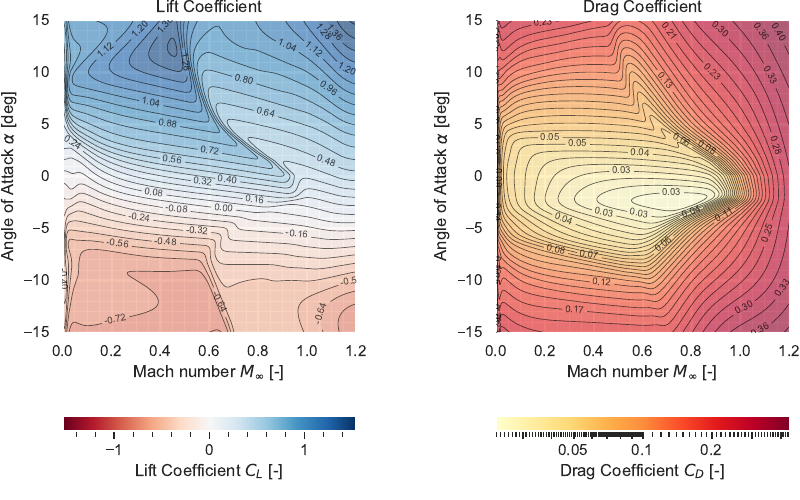

Recreate this plot in Python.
import aerosandbox as asb
import aerosandbox.numpy as np
from firefly import airplane
from aerosandbox.tools.code_benchmarking import time_function

atmo = asb.Atmosphere(altitude=10000)

Mach, Alpha = np.meshgrid(np.linspace(1e-3, 1.2, 300), np.linspace(-15, 15, 300))

op_point = asb.OperatingPoint(
    velocity=Mach.flatten() * atmo.speed_of_sound(),
    alpha=Alpha.flatten(),
)

ab = asb.AeroBuildup(
    airplane=airplane,
    op_point=op_point,
)

aero = ab.run()

import matplotlib.pyplot as plt
import aerosandbox.tools.pretty_plots as p

fig, ax = plt.subplots(1, 2, figsize=(8, 5))
ax_f = ax.flatten()

colorbar_kwargs = dict(
    orientation="horizontal",
    pad=0.18,
)

plt.sca(ax_f[0])
p.contour(
    Mach, Alpha, aero["CL"].reshape(Alpha.shape),
    colorbar_label="Lift Coefficient $C_L$ [-]",
    linelabels_format=lambda x: f"{x:.2f}",
    linelabels_fontsize=7,
    cmap="RdBu",
    alpha=0.6,
    colorbar_kwargs=colorbar_kwargs
)
plt.clim(*np.array([-1, 1]) * np.max(np.abs(aero["CL"])))
plt.title("Lift Coefficient")

plt.sca(ax_f[1])
p.contour(
    Mach, Alpha, aero["CD"].reshape(Alpha.shape),
    colorbar_label="Drag Coefficient $C_D$ [-]",
    linelabels_format=lambda x: f"{x:.2f}",
    linelabels_fontsize=7,
    z_log_scale=True,
    cmap="YlOrRd",
    alpha=0.6,
    colorbar_kwargs=colorbar_kwargs
)
plt.title("Drag Coefficient")

# plt.sca(ax_f[2])
# downsample = 10
# l_w, m_w, n_w = op_point.convert_axes(
#     aero["l_b"], aero["m_b"], aero["n_b"],
#     from_axes="body",
#     to_axes="wind"
# )
# dBeta = -n_w.reshape(Alpha.shape)
# dAlpha = m_w.reshape(Alpha.shape)
#
# Beta_l = Beta[::downsample, ::downsample]
# Alpha_l = Alpha[::downsample, ::downsample]
# dBeta_l = dBeta[::downsample, ::downsample]
# dAlpha_l = dAlpha[::downsample, ::downsample]
#
# plt.quiver(
#     Beta_l, Alpha_l, dBeta_l, dAlpha_l,
#     np.arctan2(dBeta_l, dAlpha_l),
#     cmap=p.sns.color_palette("husl", as_cmap=True),
#     # scale=1,
#     zorder=4,
#     width=0.01,
# )
# plt.streamplot(
#     Beta, Alpha, dBeta, dAlpha,
#     density=2,
#     color=(0, 0, 0, 0.2),
#     arrowsize=0,
#     linewidth=1,
#     # alpha=0.5,
#     # arrowstyle="-"
# )
# plt.title("Quasi-Steady \"Moment Flow\" Diagram:\n$(C_n, C_m)$ as a function of $(\\beta, \\alpha)$")
#
#
# plt.sca(ax_f[3])
# p.contour(
#     Beta, Alpha, (aero["CL"] / aero["CD"]).reshape(Alpha.shape),
#     colorbar_label="Aerodynamic Efficiency $L/D$ [-]",
#     linelabels_format=lambda x: f"{x:.1f}",
#     linelabels_fontsize=7,
#     linelabels=False,
#     cmap="RdBu",
#     alpha=0.6,
#     colorbar_kwargs=colorbar_kwargs
# )
# plt.title("Lift-to-Drag Ratio")


for ax_i in ax_f:
    plt.sca(ax_i)
    plt.xlabel(r"Mach number $M_\infty$ [-]")
    plt.ylabel(r"Angle of Attack $\alpha$ [deg]")
    plt.xlim(left=0)
    # p.set_ticks(30, 5, 30, 5)
    # p.equal()

# p.show_plot(
#     set_ticks=False,
#     tight_layout=False
# )

plt.tight_layout(
    pad=0,
    w_pad=4,
    h_pad=2,
)

# plt.show()
p.show_plot(
    # set_ticks=False,
    tight_layout=False,
    rotate_axis_labels=False,
    savefig="transonic.pdf"
)

